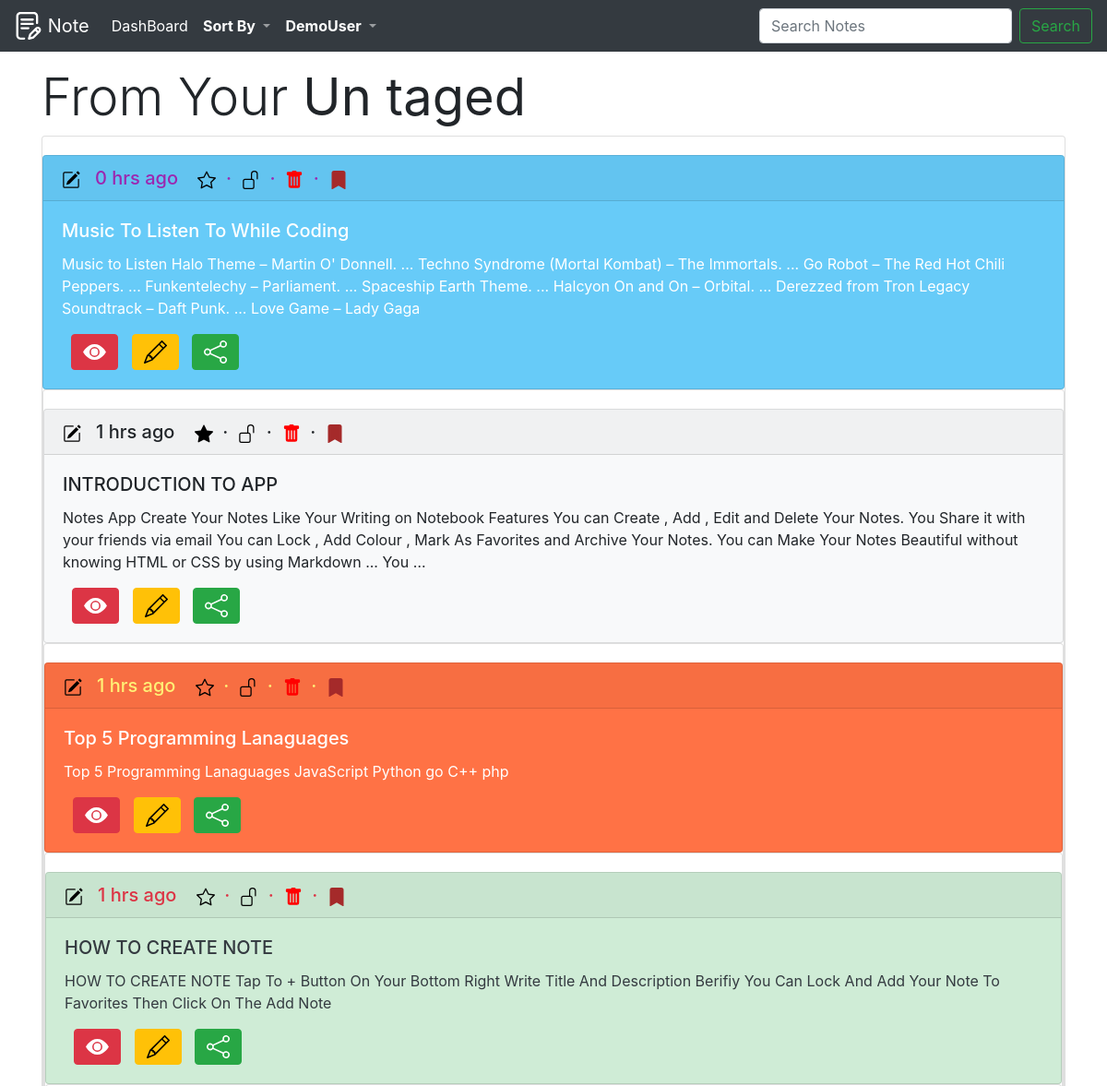
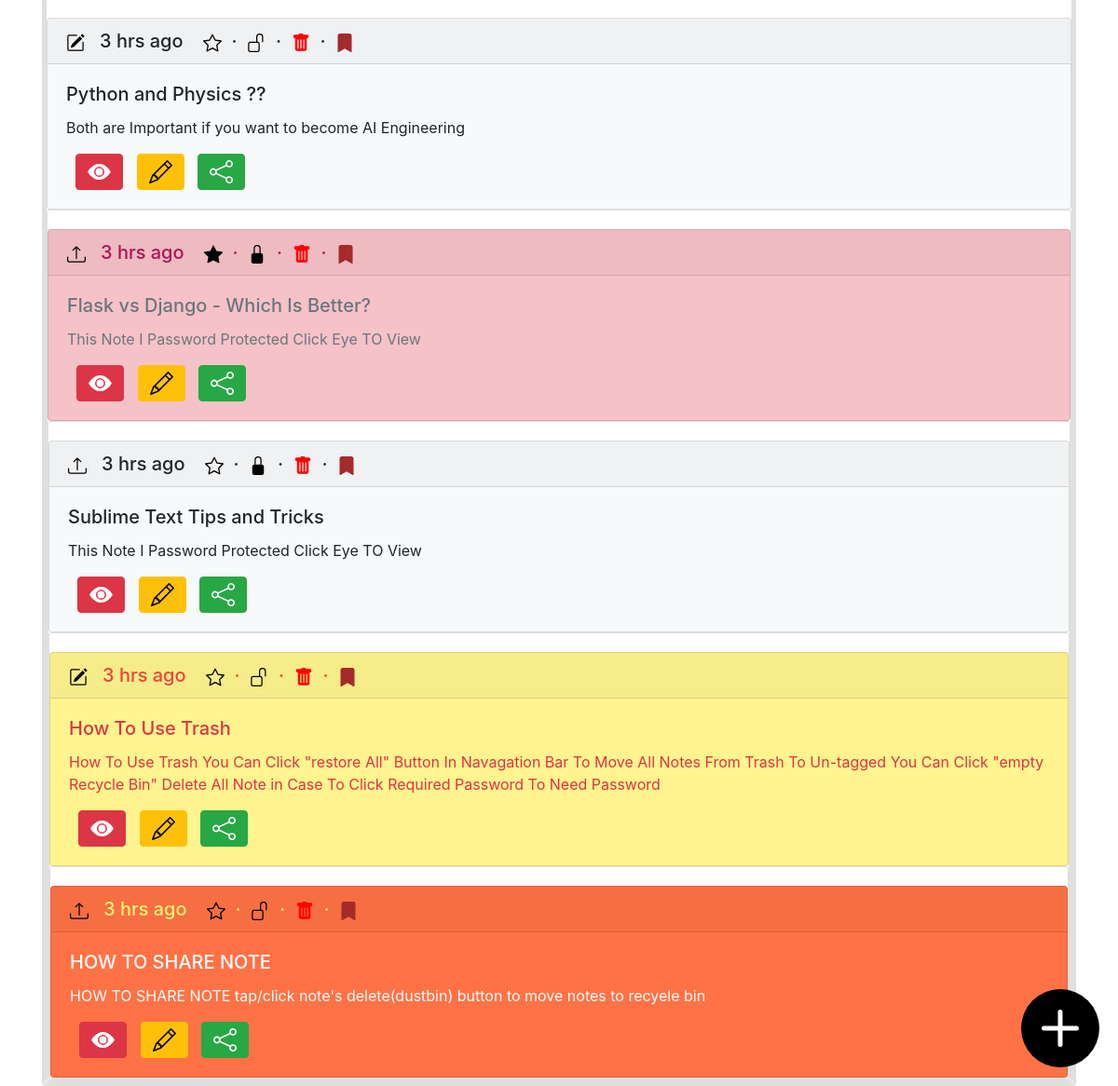
/dashboard (signed in), run on the app's committed database (2 pictures, top to bottom).
### notes/models.py (models this page shows, shortened)
class Category(models.Model):
    title = models.CharField(max_length=255, verbose_name="Title")

class Note(models.Model):
    id=models.UUIDField(primary_key=True,
                    default=uuid.uuid4,
                    editable=False,
                    db_index=True,)
    category = models.ForeignKey(Category, verbose_name="Category",on_delete=models.CASCADE,blank=True)
    heading=models.CharField(max_length=70,blank=False)
    description =models.TextField(blank=True)
    password_required = models.BooleanField(default=False)
    add_to_fav = models.BooleanField(default=False)
    colour_of_notes = models.CharField(
        max_length=9,
        choices=COLOURS_CHOICES,
        default='white',
    )
    author=models.ForeignKey(User,on_delete=models.CASCADE)
    created =models.DateTimeField(auto_now_add=True)
    updated=models.DateTimeField(auto_now=True)
    def get_absolute_url(self):
        return reverse('note_detail',args=[str(self.id)])
    class Meta:
        get_latest_by='created'
        ordering=('updated',)

### notes/views.py (the view)
# urls.py: path('dashboard',notes_by_user,name='dashboard'),
@login_required
def notes_by_user(request):
	all_notes=Note.objects.filter(author=request.user).filter(category=Category.objects.first())[::-1]
	return render(request,'noteshtmls/dashboard.html',{'all_notes':all_notes,'category':Category.objects.first().title})

### notes/templatetags/blog_tags.py (called while the page is built)
@register.filter(name='markdown')
def markdown_format(text):
	return mark_safe(markdown.markdown(text))

### notes/templates/noteshtmls/dashboard.html (shortened to what this page needs)
{% extends "base.html" %}
{% load static %}
{% load blog_tags %}
{% block content %}
<h3 class="display-4">From Your <b>{{  category }}</b></h3>
{% if not all_notes %}
	<div class="jumbotron jumbotron-fluid">
	  <div class="container">
	    <h1 class="display-4">Welcome <b>{{ user.username }}</b> !!</h1>
	    <p class="lead">You Don't Have Any Note <b>{{  category }}</b> Add Some Notes...</p>
	      <p class="lead">
	    	<a class="btn btn-primary btn-lg" href="{% url 'add_note' %}" role="button">Add Notes</a>
	 	</p>
	<i class="bi bi-plus-circle"></i>
	  </div>
	</div>
{% else %}
	{% for note in all_notes %}
		<div class="card" >
	{% if  note.colour_of_notes == 'white' %}
	   <div class="card bg-light"  style="margin-top: 20px !important">
	{% elif  note.colour_of_notes == 'green' %}
		<div class="card text-dark bg-success" style="margin-top: 20px !important">
	{% elif  note.colour_of_notes == 'orange' %}
		<div class="card text-white bg-warning" style="margin-top: 20px !important">
	{% elif  note.colour_of_notes == 'blue' %}
		<div class="card text-white bg-primary" style="margin-top: 20px !important">
	{% elif  note.colour_of_notes == 'red' %}
		<div class="card text-secondary bg-danger" style="margin-top: 20px !important">
	{% else %}
		<div class="card text-danger bg-info" style="margin-top: 20px !important">
	{% endif %}
		  <h5 class="card-header" id='headertextdate'>
		  	{% if  note.created ==  note.updated %}
		  		<img src="{% static 'images/upload.svg' %}" alt="Uploaded at " width="20" title="{{ note.heading }} Uploaded ">
		  	{% else %}
		  		<img src="{% static 'images/edit.svg' %}" alt="Edited at "  width="20" title="{{ note.heading }} Edited">
		  	{% endif %}
		  	&nbsp;&nbsp;{{ note|date_str_output }}
		  	{% if  note.add_to_fav %}
		  		<img src="{% static 'images/star_fill.svg' %}" alt="Started Note" width="20" title="{{ note.heading }} STARRTED ">
		  	{% else %}
		  		<img src="{% static 'images/star.svg' %}" alt="Unstarted Note " width="20" title="{{ note.heading }} Not STARRTED ">
		  	{% endif %}
		  	&nbsp;&middot;&nbsp;
		  	{% if  note.password_required %}
		  		<img src="{% static 'images/Lockfill.svg' %}" alt="Uploaded at " width="20" title="{{ note.heading }} STARRTED ">
		  	{% else %}
		  		<img src="{% static 'images/Unlock.svg' %}" alt="Uploaded at " width="20" title="{{ note.heading }} Not STARRTED ">
		  	{% endif %}
		  	&nbsp;&middot;&nbsp;
      {% if  note.category.title == "Un taged" %}
        <a href="{% url 'move_to_trash' note.pk %}" title="">
          <img src="{% static 'images/trash_fill.svg' %}" alt="Add To Trash" width="20" height="20" title="Add To Trash" >
          </a>
        &nbsp;&middot;&nbsp;
        <a href="{% url 'move_to_archive' note.pk %}" title="">
        <img src="{% static 'images/archive_fill.svg' %}" alt="Add To Archive" width="20" height="20" title="Add To Archive">
        </a>
    {% endif %}
		  </h5>
		  <div class="card-body">
		    <h5 class="card-title">{{ note.heading }}</h5>
			    {% if  note.password_required %}
			    	<p class="card-text">This Note I Password Protected Click Eye TO View</p>
				{% else %}
			    	<p class="card-text">{{ note.description|markdown|striptags|truncatewords:60  }}</p>
				{% endif %}
			  <div>
					  <a href="{{ note.get_absolute_url }}"  alt="View Note" title="View Note" style="margin-left: 10px">
					  	<button type="button" class="btn btn-danger " >
					  		<img src="{% static 'images/view_eye.svg' %}" alt="View Note" title="View Note" height="25" width="25" >
					  	</button>
					  </a>
					   <a href="{% url 'note_update' note.id %}"  alt="Edit Note" title="Edit Note" style="margin-left: 10px">
					  	<button type="button" class="btn btn-warning " >
					  		<img src="{% static 'images/edit_note.svg' %}" alt="Edit Note" title="Edit Note" height="25" width="25" >
					  	</button>
					  </a>
					  <a href="{% url 'share_note_by_email' note.id %}" alt="Share Note" title="Share Note" style="margin-left: 10px">
					  	<button type="button" class="btn btn-success " >
					  		<img src="{% static 'images/share.svg' %}" alt="Share Note" title="Share Note" height="25" width="25" >
					  	</button>
					  </a>
				</div>
		  </div>
		</div>
	{% endfor %}
</div>
{% endif %}
<a href="{% url 'add_note' %}">
	<div class="add_button" style="background:green">
		<img src="{% static 'images/onlyplus.svg' %}" alt="Add Note" height="80" width="80" >
	</div>
</a>
{% endblock content %}

### templates/navi.html (shortened to what this page needs)
{% load static %}
{% block nav %}
  <nav class="navbar navbar-icon-top navbar-expand-lg navbar-dark bg-dark" style="position: fixed;width: 100%">
    <a class="navbar-brand" href="{% url 'intropage' %}">
    	<img src="{% static 'images/logo.svg' %}" alt="Notes Logo" width="30" height="30" class="d-inline-block align-top">
      Note
    </a>
{% if request.user.is_authenticated %}
    <div class="collapse navbar-collapse" id="navbarsExampleDefault">
      <ul class="navbar-nav mr-auto">
        <li class="nav-item active">
          <a class="nav-link" href="{% url 'dashboard' %}">
            DashBoard
            </a>
        </li>
       <li class="nav-item dropdown">
          <a class="nav-link dropdown-toggle" href="#" id="navbarDropdown" role="button" data-toggle="dropdown" aria-haspopup="true" aria-expanded="false">
            <b style="color: white">Sort By</b>
          </a>
      </div>
        <li class="nav-item dropdown">
          <a class="nav-link dropdown-toggle" href="#" id="navbarDropdown" role="button" data-toggle="dropdown" aria-haspopup="true" aria-expanded="false">
            <b style="color: white">{{ user.username }} </b>
          </a>
        </li>
      <form class="form-inline my-2 my-lg-0" action="{% url 'search_results' %}" method="get">
        <input class="form-control mr-sm-2" name="q" type="text" placeholder="Search Notes" aria-label="Search">
        <button class="btn btn-outline-success my-2 my-sm-0" type="submit">Search</button>
      </form>
{% endif %}
  </nav>
{% endblock nav %}

### notes_app/static/css/base.css (style rules this page uses)
.card.bg-success { background-color: #28a74538!important }
.card.bg-success #headertextdate { color: #dc3545 !important }
.card.bg-danger { background-color: #dc35454d !important }
.card.bg-danger #headertextdate { color: #AD1457 !important }
.card.bg-primary { background-color: #03a9f499 !important }
.card.bg-primary #headertextdate { color: #9C27B0 !important }
.card.bg-warning { background-color: #ff5722d6 !important }
.card.bg-warning #headertextdate { color: #FFF176 !important }
.card.bg-info { background-color: #ffeb3b91 !important }
.card.bg-info #headertextdate { color: #f44336 !important }
a { text-decoration: none !important; }
.add_button { background: black !important;fill: white !important;right: 20 !important;bottom: 20;position: fixed;border-radius: 50%;padding: 2px }
nav { z-index: 1 !important; }

### data on the page
Category: title "Un taged"
Note: created+updated "0 hrs ago", add_to_fav False (drawn), password_required False (drawn), heading "Music To Listen To While Coding", description "Music to Listen Halo Theme – Martin O' Donnell. ... Techno Syndrome (Mortal Kombat) – The Immortals. ... Go Robot – The Red Hot Chili Peppers. ... Funkentelechy – Parliament. ... Spaceship Earth Theme. ... Halcyon On and On – Orbital. ... Derezzed from Tron Legacy Soundtrack – Daft Punk. ... Love Game – Lady Gaga"
Note: created+updated "1 hrs ago", add_to_fav True (drawn), password_required False (drawn), heading "INTRODUCTION TO APP", description "Notes App Create Your Notes Like Your Writing on Notebook Features You can Create , Add , Edit and Delete Your Notes. You Share it with your friends via email You can Lock , Add Colour , Mark As Favorites and Archive Your Notes. You can Make Your Notes Beautiful without knowing HTML or CSS by using Markdown ... You …"
Note: created+updated "1 hrs ago", add_to_fav False (drawn), password_required False (drawn), heading "Top 5 Programming Lanaguages", description "Top 5 Programming Lanaguages JavaScript Python go C++ php"
Note: created+updated "1 hrs ago", add_to_fav False (drawn), password_required False (drawn), heading "HOW TO CREATE NOTE", description "HOW TO CREATE NOTE Tap To + Button On Your Bottom Right Write Title And Description Berifiy You Can Lock And Add Your Note To Favorites Then Click On The Add Note"
Note: created+updated "3 hrs ago", add_to_fav False (drawn), password_required False (drawn), heading "Python and Physics ??", description "Both are Important if you want to become AI Engineering"
Note: created+updated "3 hrs ago", add_to_fav True (drawn), password_required True (drawn), heading "Flask vs Django - Which Is Better?", shows "This Note I Password Protected Click Eye TO View"
Note: created+updated "3 hrs ago", add_to_fav False (drawn), password_required True (drawn), heading "Sublime Text Tips and Tricks", shows "This Note I Password Protected Click Eye TO View"
Note: created+updated "3 hrs ago", add_to_fav False (drawn), password_required False (drawn), heading "How To Use Trash", description "How To Use Trash You Can Click \"restore All\" Button In Navagation Bar To Move All Notes From Trash To Un-tagged You Can Click \"empty Recycle Bin\" Delete All Note in Case To Click Required Password To Need Password"
Note: created+updated "3 hrs ago", add_to_fav False (drawn), password_required False (drawn), heading "HOW TO SHARE NOTE", description "HOW TO SHARE NOTE tap/click note's delete(dustbin) button to move notes to recyele bin"

### other printed values
{{ user.username }} "DemoUser"
